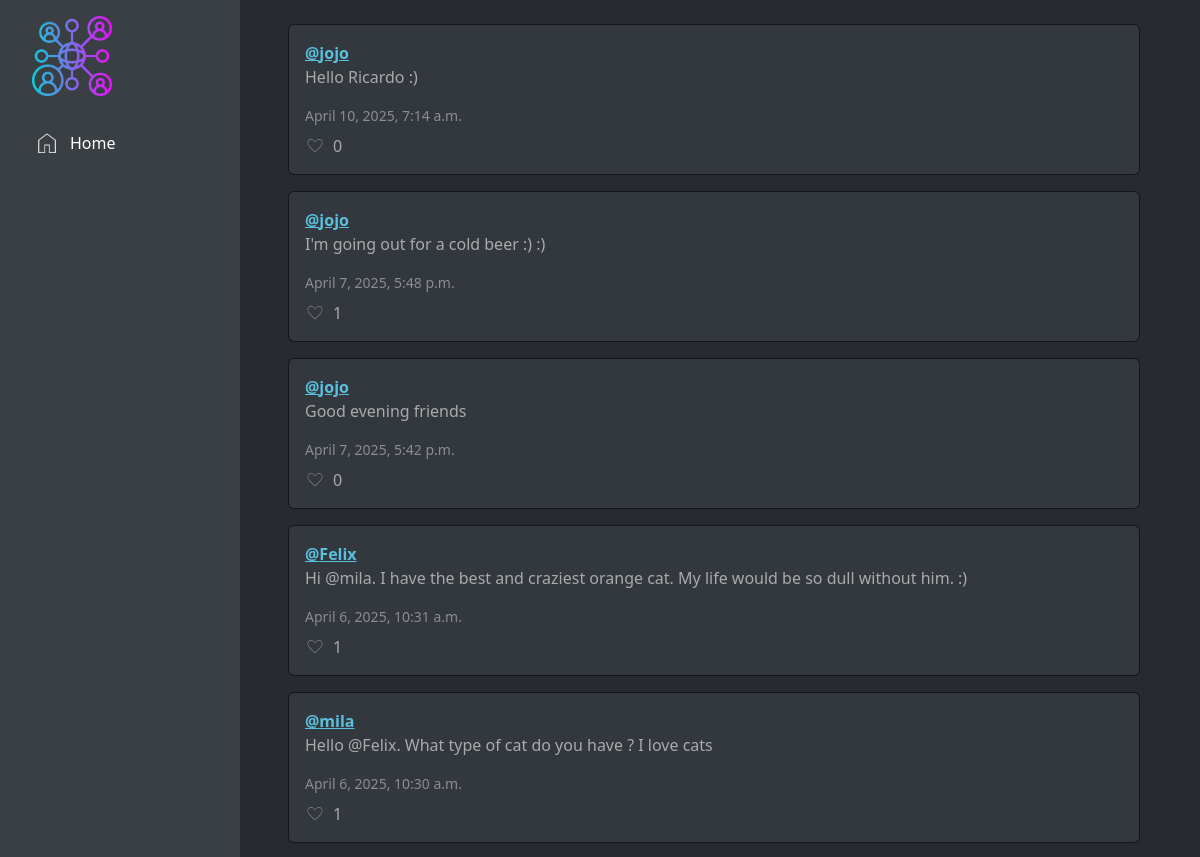
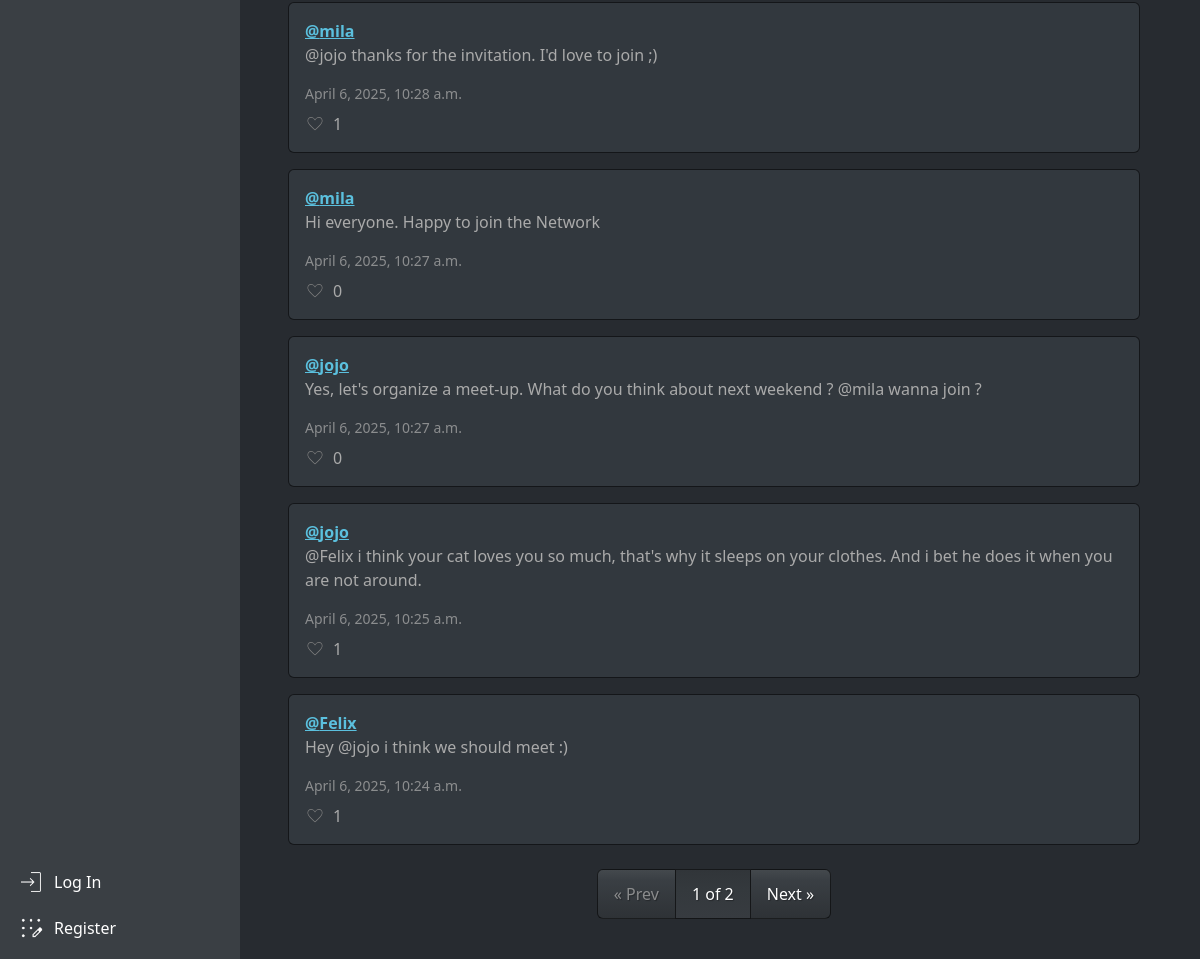
Before: / with the older database file (2 pictures, top to bottom).
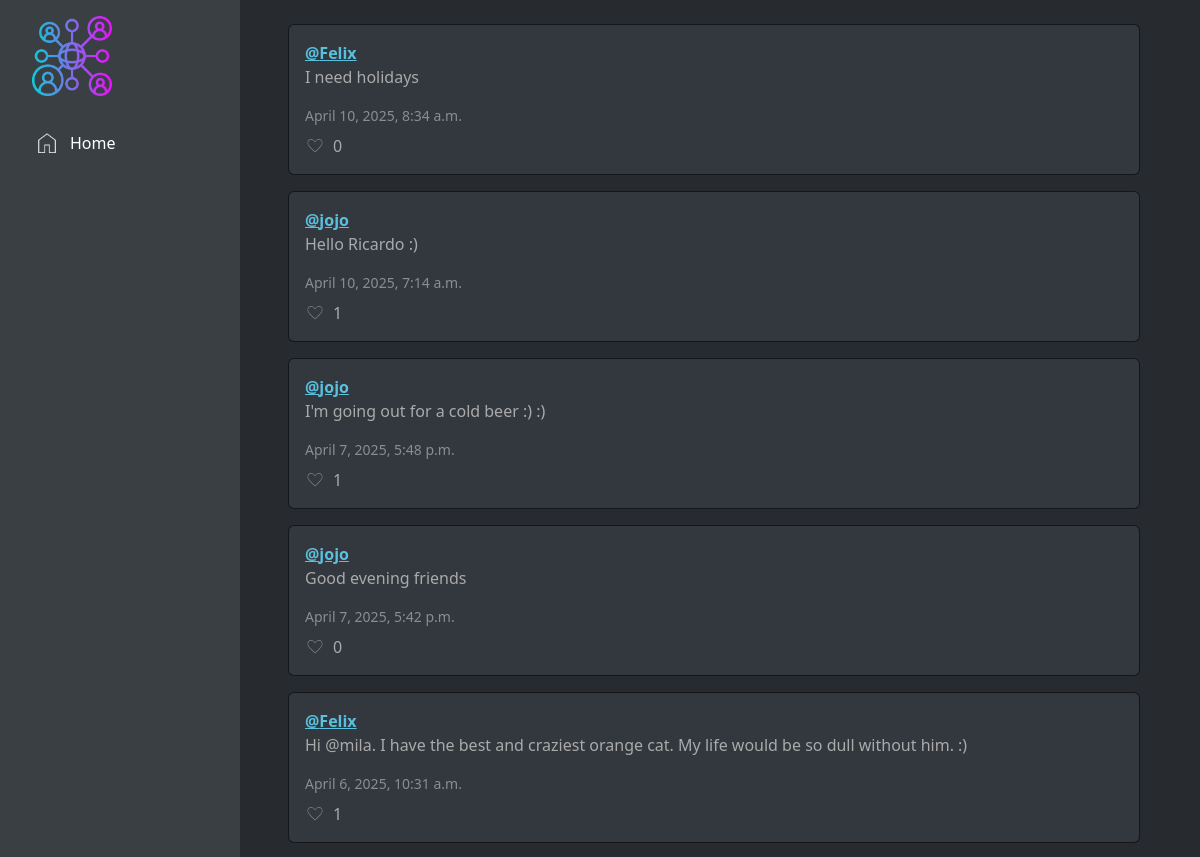
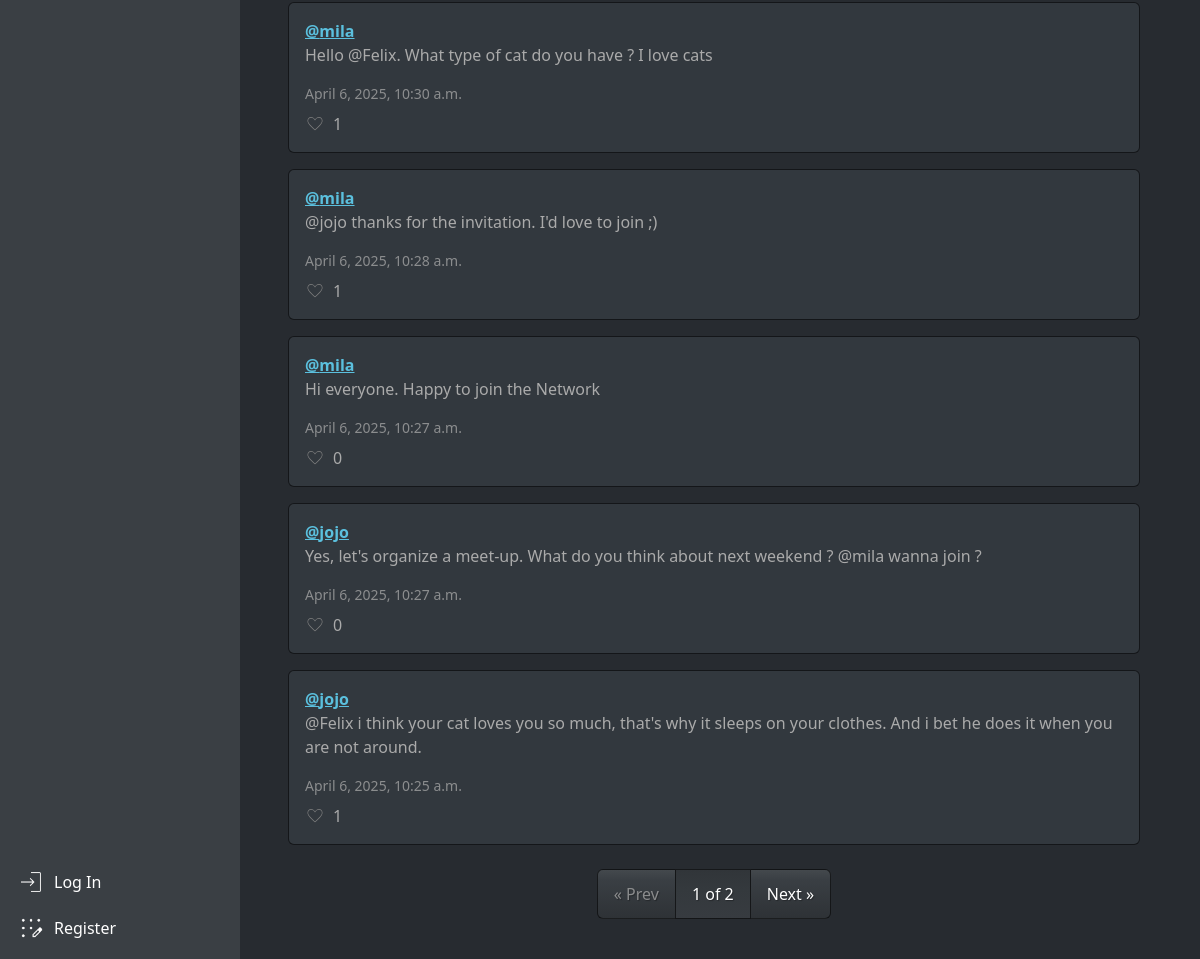
After: the same page with the newer database file (2 pictures, top to bottom).
### network/models.py (models this page shows, shortened)
class Post(models.Model):
    user = models.ForeignKey(User, on_delete=models.CASCADE, related_name="posts")
    content = models.TextField(max_length=500)
    timestamp = models.DateTimeField(auto_now_add=True)
    likes = models.ManyToManyField(User, related_name="liked_posts", blank=True)

class User(AbstractUser):
    pass

### network/views.py (the view)
# urls.py: path("", views.index, name="index"), # Home page
def index(request):
    posts = Post.objects.all().order_by('-timestamp')
    paginator = Paginator(posts, 10)  # Show 10 posts per page
    page_number = request.GET.get("page")
    page_obj = paginator.get_page(page_number)
    return render(request, "network/index.html", {
        "page_obj": page_obj
    })

### network/templates/network/index.html (shortened to what this page needs)
{% extends "network/layout.html" %}
{% load static %}
{% block body %}
{% for post in page_obj %}
<div class="card mb-3 p-3">
  <a href="{% url 'profile' post.user.username %}" class="fw-bold text-info">@{{ post.user.username }}</a>
  <p>{{ post.content }}</p>
  <small class="text-muted">{{ post.timestamp }}</small>
  <div class="d-flex align-items-center mt-2">
    <svg xmlns="http://www.w3.org/2000/svg" class="like-icon {% if user in post.likes.all %}liked{% endif %}"
      viewBox="0 -960 960 960" data-post-id="{{ post.id }}"
      data-liked="{% if user in post.likes.all %}true{% else %}false{% endif %}">
      <path
        d="m480-174.08-22.54-20.84q-100.38-91.74-165.65-157.56-65.27-65.83-103.58-115.94-38.31-50.12-53.27-90.25T120-638.38q0-74.44 50.5-125.03T295.38-814q54.7 0 101.66 29.31Q444-755.38 480-699q38.92-57.85 84.66-86.42Q610.39-814 664.62-814q74.38 0 124.88 50.59T840-638.38q0 39.58-14.96 79.71-14.96 40.13-53.18 90.08-38.22 49.95-103.58 115.94T502.54-194.92L480-174.08Zm0-41.3q98.2-89.58 161.62-153.47 63.43-63.89 100.79-111.67 37.36-47.79 52.09-84.74 14.73-36.94 14.73-72.98 0-62.3-41.23-103.64-41.23-41.35-103.16-41.35-50.75 0-92.68 29.58-41.93 29.57-78.93 91.96h-26.69q-37.54-62.16-79.45-91.85-41.91-29.69-91.93-29.69-61.16 0-102.78 41.35-41.61 41.34-41.61 104.07 0 35.82 14.85 72.81 14.86 36.99 51.7 84.76 36.83 47.78 100.91 111.47T480-215.38Zm0-283.93Z">
      </path>
    </svg>
    <span class="ms-2 like-count">{{ post.likes.count }}</span>
  </div>
</div>
{% empty %}
<p>No posts yet.</p>
{% endfor %}
<nav aria-label="Post pagination">
  <ul class="pagination justify-content-center mt-4">
    {% if page_obj.has_previous %}
    <li class="page-item">
      <a class="page-link" href="?page={{ page_obj.previous_page_number }}">&laquo; Prev</a>
    </li>
    {% else %}
    <li class="page-item disabled">
      <span class="page-link">&laquo; Prev</span>
    </li>
    {% endif %}
    <li class="page-item active">
      <span class="page-link">{{ page_obj.number }} of {{ page_obj.paginator.num_pages }}</span>
    </li>
    {% if page_obj.has_next %}
    <li class="page-item">
      <a class="page-link" href="?page={{ page_obj.next_page_number }}">Next &raquo;</a>
    </li>
    {% else %}
    <li class="page-item disabled">
      <span class="page-link">Next &raquo;</span>
    </li>
    {% endif %}
  </ul>
</nav>
{% endblock %}

Changed rows visible on the page:
no longer on this page (row unchanged): Post: user.username "Felix", content "Hey @jojo i think we should meet :)", timestamp "April 6, 2025, 10:24 a.m.", likes.count "1"
added Post: user.username "Felix", content "I need holidays", timestamp "April 10, 2025, 8:34 a.m.", likes.count "0"
computed for Post "Hello Ricardo :)": likes.count "0" → "1"
